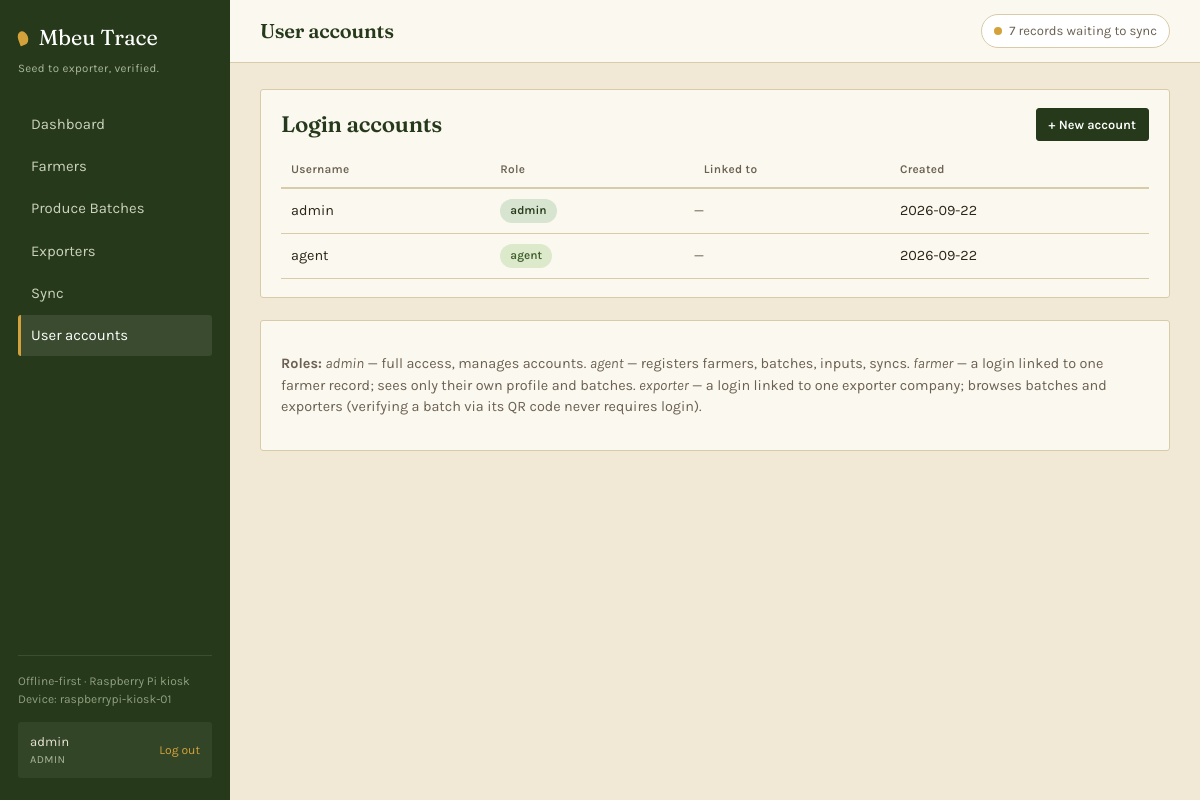
The app's page /users (signed in) with its own data.
### tables this page shows
CREATE TABLE users (
    user_id         INTEGER PRIMARY KEY AUTOINCREMENT,
    username        TEXT UNIQUE NOT NULL,
    password_hash   TEXT NOT NULL,
    role            TEXT NOT NULL CHECK (role IN ('admin','agent','farmer','exporter')),
    farmer_id       INTEGER,               -- linked if role = farmer
    exporter_id     INTEGER,               -- linked if role = exporter
    created_at      TEXT DEFAULT (datetime('now')),
    FOREIGN KEY (farmer_id) REFERENCES farmers(farmer_id),
    FOREIGN KEY (exporter_id) REFERENCES exporters(exporter_id)
);

### app.py (the view)
@app.route("/users")
@roles_required("admin")
def users_list():
    conn = get_db()
    users = conn.execute("SELECT * FROM users ORDER BY created_at DESC").fetchall()
    conn.close()
    return render_template("users.html", users=users)

### app.py (called while the page is built)
@app.context_processor
def inject_sync_status():
    return {"pending_sync": pending_sync_count()}

@app.before_request
def require_login():
    if request.endpoint in PUBLIC_ENDPOINTS or request.endpoint is None:
        return
    if not current_user.is_authenticated:
        return redirect(url_for("login", next=request.path))

### auth.py (called while the page is built)
@login_manager.user_loader
def load_user(user_id):
    conn = get_db()
    row = conn.execute("SELECT * FROM users WHERE user_id=?", (user_id,)).fetchone()
    conn.close()
    return User(row) if row else None

def roles_required(*roles):
    def decorator(view):
        @wraps(view)
        def wrapped(*args, **kwargs):
            if not current_user.is_authenticated or current_user.role not in roles:
                abort(403)
            return view(*args, **kwargs)
        return wrapped
    return decorator

    @property
    def display_role(self):
        return self.role.capitalize()

### database.py (called while the page is built)
def get_db():
    os.makedirs(os.path.dirname(DB_PATH), exist_ok=True)
    conn = sqlite3.connect(DB_PATH)
    conn.row_factory = sqlite3.Row
    conn.execute("PRAGMA foreign_keys = ON")
    return conn

def pending_sync_count():
    conn = get_db()
    n = conn.execute("SELECT COUNT(*) c FROM sync_log WHERE sync_status='pending'").fetchone()["c"]
    conn.close()
    return n

### templates/users.html
{% extends "base.html" %}
{% block page_title %}User accounts{% endblock %}
{% block content %}
<div class="panel">
  <div class="panel-head">
    <h2 style="margin:0;">Login accounts</h2>
    <a href="{{ url_for('user_new') }}" class="btn btn-sm">+ New account</a>
  </div>
  <table>
    <thead><tr><th>Username</th><th>Role</th><th>Linked to</th><th>Created</th></tr></thead>
    <tbody>
    {% for u in users %}
      <tr>
        <td>{{ u.username }}</td>
        <td><span class="pill pill-{{ 'exported' if u.role=='admin' else 'growing' if u.role=='agent' else 'ready_for_sale' if u.role=='exporter' else 'planted' }}">{{ u.role }}</span></td>
        <td class="empty" style="padding:0;">
          {% if u.role == 'farmer' and u.farmer_id %}Farmer #{{ u.farmer_id }}
          {% elif u.role == 'exporter' and u.exporter_id %}Exporter #{{ u.exporter_id }}
          {% else %}—{% endif %}
        </td>
        <td>{{ u.created_at[:10] if u.created_at else '—' }}</td>
      </tr>
    {% endfor %}
    </tbody>
  </table>
</div>
<div class="panel">
  <p class="empty" style="padding:0;">
    <strong>Roles:</strong> <em>admin</em> — full access, manages accounts.
    <em>agent</em> — registers farmers, batches, inputs, syncs.
    <em>farmer</em> — a login linked to one farmer record; sees only their own profile and batches.
    <em>exporter</em> — a login linked to one exporter company; browses batches and exporters (verifying a batch via its QR code never requires login).
  </p>
</div>
{% endblock %}

### templates/base.html (shortened to what this page needs)
<!DOCTYPE html>
<html lang="en">
<head>
<link rel="stylesheet" href="{{ url_for('static', filename='css/style.css') }}">
</head>
<body>
<div class="shell">
  <aside class="sidebar">
    <div class="brand"><span class="seed"></span> Mbeu Trace</div>
    <div class="brand-sub">Seed to exporter, verified.</div>
    <nav class="nav">
      <a href="{{ url_for('dashboard') }}" class="{{ 'active' if request.endpoint=='dashboard' }}">Dashboard</a>
      {% if current_user.role != 'farmer' %}
      <a href="{{ url_for('farmers_list') }}" class="{{ 'active' if request.endpoint in ['farmers_list','farmer_new','farmer_detail'] }}">Farmers</a>
      {% endif %}
      <a href="{{ url_for('batches_list') }}" class="{{ 'active' if request.endpoint in ['batches_list','batch_new','batch_detail'] }}">Produce Batches</a>
      {% if current_user.role != 'farmer' %}
      <a href="{{ url_for('exporters_list') }}" class="{{ 'active' if request.endpoint in ['exporters_list','exporter_new'] }}">Exporters</a>
      {% endif %}
      <a href="{{ url_for('sync_page') }}" class="{{ 'active' if request.endpoint=='sync_page' }}">Sync</a>
      {% if current_user.role == 'admin' %}
      <a href="{{ url_for('users_list') }}" class="{{ 'active' if request.endpoint in ['users_list','user_new'] }}">User accounts</a>
      {% endif %}
    </nav>
    <div class="sidebar-foot">
      Offline-first &middot; Raspberry Pi kiosk<br>
      Device: raspberrypi-kiosk-01
      {% if current_user.is_authenticated %}
      <div class="user-chip">
        <div>
          <div class="who">{{ current_user.username }}</div>
          <div class="role">{{ current_user.display_role }}</div>
        </div>
        <a href="{{ url_for('logout') }}">Log out</a>
      </div>
      {% endif %}
    </div>
  </aside>
  <div class="main">
    <div class="topbar">
      <h1>{% block page_title %}Dashboard{% endblock %}</h1>
      <a href="{{ url_for('sync_page') }}" class="sync-badge {{ 'pending' if pending_sync and pending_sync > 0 }}">
        <span class="sync-dot"></span>
        {% if pending_sync and pending_sync > 0 %}{{ pending_sync }} record{{ 's' if pending_sync != 1 }} waiting to sync{% else %}All records synced{% endif %}
      </a>
    </div>
    <div class="content">
      {% block content %}{% endblock %}
    </div>
  </div>
</div>
</body>
</html>

### static/css/style.css (style rules this page uses)
:root { --paper: #F1E9D6; --paper-raised:#FBF8F0; --ink: #2B2418; --ink-soft: #6B6152; --green: #3B5A2A; --green-deep: #26391A; --clay: #8A5A2E; --clay-deep: #6B4423; --gold: #D4A23A; --sky: #6F9BBF; --sky-pale: #E4EEF4; --red: #A63D2F; --line: #D8CBAA; --font-display: "Fraunces", "Georgia", serif; --font-body: "Karla", "Segoe UI", sans-serif; --font-mono: "IBM Plex Mono", monospace; --radius: 3px; }
* { box-sizing: border-box; }
html,body { margin:0; padding:0; }
body { background: var(--paper); color: var(--ink); font-family: var(--font-body); font-size: 15px; line-height: 1.5; }
a { color: var(--green-deep); }
h1,h2,h3,h4 { font-family: var(--font-display); font-weight: 600; color: var(--green-deep); margin: 0 0 .4em 0; letter-spacing: -.01em; }
h1 { font-size: 2rem; }
h2 { font-size: 1.4rem; }
.shell { display:flex; min-height:100vh; }
.sidebar { width: 230px; flex-shrink:0; background: var(--green-deep); color: #E9E4D4; padding: 22px 18px; position: sticky; top:0; height:100vh; display:flex; flex-direction:column; }
.brand { font-family: var(--font-display); font-size: 1.35rem; color: #fff; display:flex; align-items:center; gap:.5em; margin-bottom: 6px; }
.brand .seed { width: 10px; height: 14px; background: var(--gold); border-radius: 60% 60% 60% 5%; display:inline-block; transform: rotate(-20deg); }
.brand-sub { font-size:.72rem; color:#A9B79C; letter-spacing:.03em; margin-bottom: 26px; }
.nav a { display:block; color:#CBD3BC; text-decoration:none; padding: 9px 10px; border-radius: var(--radius); font-size:.93rem; margin-bottom:2px; border-left: 3px solid transparent; }
.nav a.active { background: rgba(255,255,255,.09); color:#fff; border-left-color: var(--gold); }
.sidebar-foot { margin-top:auto; font-size:.75rem; color:#8FA080; padding-top:16px; border-top:1px solid rgba(255,255,255,.1); }
.user-chip { display:flex; align-items:center; justify-content:space-between; background: rgba(255,255,255,.06); border-radius: var(--radius); padding: 10px 12px; margin-top:14px; }
.user-chip .who { font-size:.82rem; color:#E9E4D4; }
.user-chip .role { font-size:.68rem; color:#A9B79C; text-transform: uppercase; letter-spacing:.04em; }
.user-chip a { color:#D4A23A; font-size:.76rem; text-decoration:none; }
.main { flex:1; min-width:0; }
.topbar { display:flex; align-items:center; justify-content:space-between; padding: 14px 30px; border-bottom: 1px solid var(--line); background: var(--paper-raised); }
.topbar h1 { font-size:1.25rem; margin:0; }
.content { padding: 26px 30px 60px; max-width: 1180px; }
.sync-badge { display:inline-flex; align-items:center; gap:7px; font-size:.82rem; padding: 6px 12px; border-radius: 20px; border: 1px solid var(--line); background: #fff; color: var(--ink-soft); text-decoration:none; }
.sync-dot { width:8px; height:8px; border-radius:50%; background: var(--green); }
.sync-badge.pending .sync-dot { background: var(--gold); animation: pulse 1.4s infinite; }
.panel { background: var(--paper-raised); border: 1px solid var(--line); border-radius: var(--radius); padding: 18px 20px; margin-bottom: 22px; }
.panel-head { display:flex; justify-content:space-between; align-items:center; margin-bottom:12px; }
table { width:100%; border-collapse: collapse; font-size:.9rem; }
th { text-align:left; font-weight:600; color: var(--ink-soft); font-size:.74rem; letter-spacing:.02em; padding: 8px 10px; border-bottom: 2px solid var(--line); }
td { padding: 10px 10px; border-bottom: 1px solid var(--line); vertical-align: middle; }
.pill { display:inline-block; padding: 3px 10px; border-radius: 20px; font-size:.74rem; font-weight:600; white-space:nowrap; }
.pill-growing { background:#DCEACB; color:#3F5D2D; }
.pill-exported { background:#D6E4D0; color:#26391A; }
.btn { display:inline-block; font-family: var(--font-body); font-weight:600; font-size:.88rem; padding: 9px 18px; border-radius: var(--radius); border: 1px solid var(--green-deep); background: var(--green-deep); color:#fff; cursor:pointer; text-decoration:none; }
.btn-sm { padding:6px 12px; font-size:.8rem; }
.empty { color: var(--ink-soft); font-size:.9rem; padding: 14px 4px; }

### records on screen
users: username "admin", role "admin", created_at "2026-09-22"
users: username "agent", role "agent", created_at "2026-09-22"

### other values on screen
{{ current_user.display_role }} "ADMIN"
{{ pending_sync }} "7"
{{ 's' if pending_sync != 1 }} "s"
